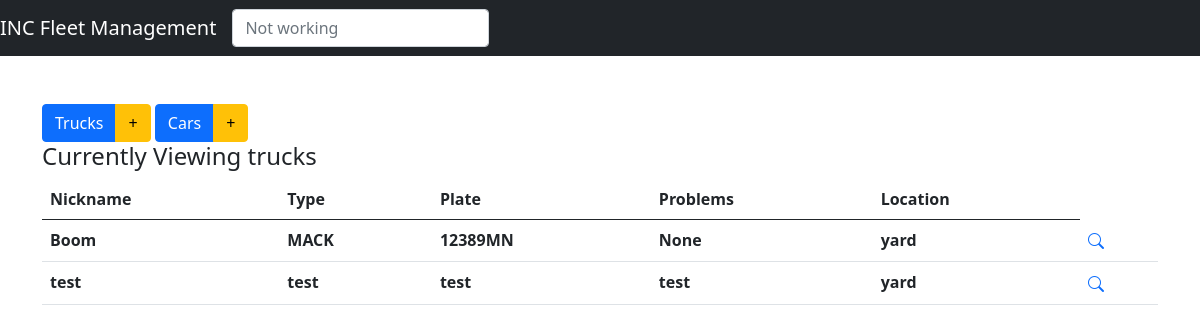
Page /Inventory/displayTrucks on the committed database.
### Inventory/models.py (models this page shows, shortened)
class trucks(models.Model):
    TYPE_CHOICES = (('Sedan', 'Sedan'), ('Pickup', 'Pickup'), ('SUV', 'SUV'), ('Flatbed', 'Flatbed'))
    MON_CHOICES = (('Yes', 'Yes'), ('No', 'No'))
    nickname = models.CharField(blank=False, null=True, default=None, max_length=80)
    make = models.CharField(blank=False, null=True, default=None, max_length=80)
    model = models.CharField(blank=False, null=True, default=None, max_length=80)
    type = models.CharField(blank=False, null=True, choices=TYPE_CHOICES, default=None, max_length=80)
    plate = models.CharField(blank=False, null=True, default=None, max_length=80)
    vin = models.CharField(blank=False, null=True, default=None, max_length=80)
    ezPass = models.CharField(blank=False, null=True, default=None, max_length=80)
    mileage = models.CharField(blank=False, null=True, default=None, max_length=80)
    reportedProblem = models.CharField(blank=False, null=True, default=None, max_length=80)
    inspection = models.DateField(blank=False, null=True, default=None)
    registration = models.DateField(blank=False, null=True, default=None)
    oilChange = models.DateField(blank=False, null=True, default=None)
    isMonitored = models.CharField(blank=False, null=True, choices=MON_CHOICES, default=None, max_length=80)
    status = models.CharField(blank=False, null=True, default=None, max_length=80)
    title = models.ImageField(null=True, blank=True, upload_to='title_pics/')
    insurance_card = models.ImageField(null=True, blank=True, upload_to='insurance_cards/')

### Inventory/views.py (the view)
# urls.py: path('displayTrucks', views.displayTrucks, name='displayTrucks'),
def displayTrucks(request):
    items = trucks.objects.all()
    context = {'items': items, 'header': 'trucks'}
    return render(request, 'Inventory/index.html', context)

### Inventory/templates/Inventory/index.html (shortened to what this page needs)
{% extends 'inventory/base.html' %}
{% block body %}
    <link href="https://cdn.jsdelivr.net/npm/bootstrap@5.0.1/dist/css/bootstrap.min.css" rel="stylesheet">
    <link rel="stylesheet" href="https://cdn.jsdelivr.net/npm/bootstrap-icons@1.5.0/font/bootstrap-icons.css">
<br>
<div class="btn-group" role="group">
    <a href="{% url 'displayTrucks' %}" class="btn btn-primary btn-md" role="button">Trucks</a>
    <a href="{% url 'addTrucks' %}" class="btn btn-warning btn-md" role="button" >+</a>
</div>
<div class="btn-group">
    <a href="{% url 'displaySmallVehicles' %}" class="btn btn-primary btn-md" role="button">Cars</a>
    <a href="{% url 'addSmallVehicles' %}" class="btn btn-warning btn-md" role="button">+</a>
</div>
<br>
<h4>Currently Viewing {{ header }}</h4>
<table class="table table-hover">
    <thead>
    <tr>
        <th>Nickname</th>
        <th>Type</th>
        <th>Plate</th>
        <th>Problems</th>
        <th>Location</th>
    </tr>
    </thead>
    <tbody>
    {% for item in items %}
    <tr>
        <th>{{ item.nickname }}</th>
        <th>{{ item.make }}</th>
        <th>{{ item.plate }}</th>
        <th>{{ item.reportedProblem }}</th>
        <th>{{ item.status }}</th>
        {% if header|lower == "trucks" %}
        <td>
            <div class="btn-group" role="group">
                <a href="{% url 'truckdetails' item.pk %}" class="bi bi-search"> </a>
            </div>
        </td>
        {% elif header|lower == "cars" %}
        <td>
            <div class="btn-group" role="group">
                <a href="{% url 'vehicledetails' item.pk %}" class="bi bi-search"> </a>
            </div>
        </td>
        {% endif %}
    </tr>
    {% endfor %}
    </tbody>
</table>
{% endblock %}

### Inventory/static/css/style.css (style rules this page uses)
.table { width: 100%; }

### rows in the picture
trucks: nickname "Boom", make "MACK", plate "12389MN", reportedProblem "None", status "yard"
trucks: nickname "test", make "test", plate "test", reportedProblem "test", status "yard"

### other values in the picture
{{ header }} "trucks"
